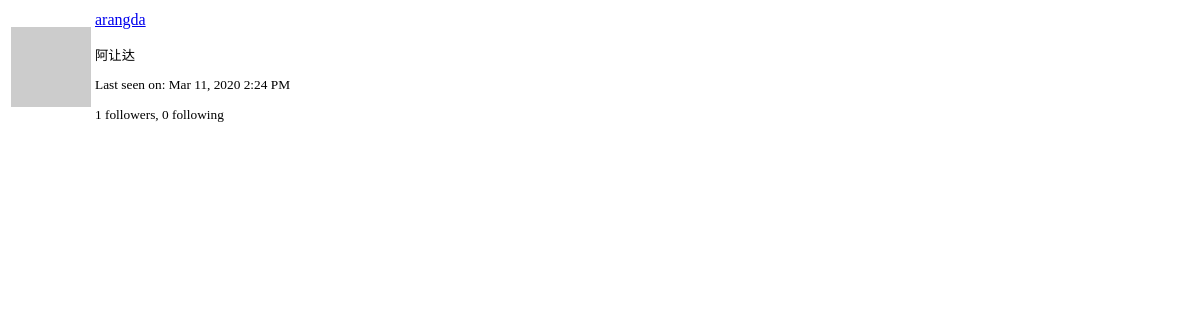
Before: /user/arangda/popup (signed in) with the older database file.
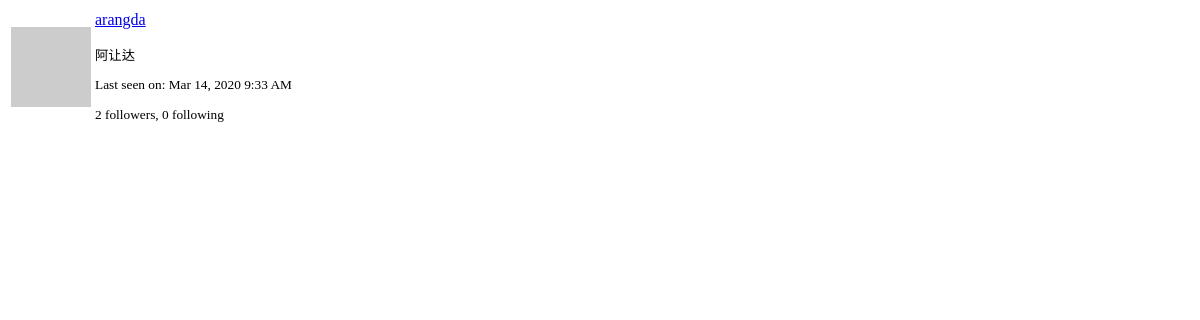
After: the same page with the newer database file.
### app/models.py (models this page shows, shortened)
class User(UserMixin,db.Model):
    id = db.Column(db.Integer,primary_key=True)
    username = db.Column(db.String(64),index=True,unique=True)
    email = db.Column(db.String(120),index=True,unique=True)
    password_hash = db.Column(db.String(128))
    about_me = db.Column(db.String(140))
    last_seen = db.Column(db.DateTime,default=datetime.utcnow)
    posts = db.relationship('Post',backref='author',lazy='dynamic')
    messages_sent = db.relationship('Message',
                                    foreign_keys='Message.sender_id',
                                    backref='author', lazy='dynamic')
    messages_received = db.relationship('Message',
                                        foreign_keys='Message.recipient_id',
                                        backref='recipient', lazy='dynamic')
    last_message_read_time = db.Column(db.DateTime)
    notifications = db.relationship('Notification',backref='user',lazy='dynamic')
    followed = db.relationship(
        'User',secondary=followers,
        primaryjoin=(followers.c.follower_id == id),
        secondaryjoin=(followers.c.followed_id == id),
        backref=db.backref('followers',lazy='dynamic'),lazy='dynamic'
    )
    def avatar(self,size):
        digest = md5(self.email.lower().encode('utf-8')).hexdigest()
        return 'https://www.gravatar.com/avatar/{}?d=identicon&s={}'.format(digest,size)

### app/main/routes.py (the view)
@bp.route('/user/<username>/popup')
@login_required
def user_popup(username):
    user = User.query.filter_by(username=username).first_or_404()
    return render_template('user_popup.html',user=user)

### app/main/routes.py (called while the page is built)
@bp.before_app_request
def before_request():
    g.locale = str(get_locale())
    if current_user.is_authenticated:
        current_user.last_seen = datetime.utcnow()
        db.session.commit()

### app/models.py (called while the page is built)
@login.user_loader
def load_user(id):
    return User.query.get(int(id))

### app/templates/user_popup.html (shortened to what this page needs)
<table class="table">
    <tr>
        <td width="64" style="border: 0px;"><img src="{{ user.avatar(64) }}"></td>
        <td style="border: 0px;">
            <p>
                <a href="{{ url_for('main.user', username=user.username) }}">
                    {{ user.username }}
                </a>
            </p>
            <small>
                {% if user.about_me %}<p>{{ user.about_me }}</p>{% endif %}
                {% if user.last_seen %}
                <p>{{ _('Last seen on') }}:
                   {{ moment(user.last_seen).format('lll') }}</p>
                {% endif %}
                <p>{{ _('%(count)d followers', count=user.followers.count()) }},
                   {{ _('%(count)d following', count=user.followed.count()) }}</p>
            </small>
        </td>
    </tr>
</table>

Changed rows visible on the page:
changed User "arangda": last_seen "Mar 11, 2020 2:24 PM" → "Mar 14, 2020 9:33 AM"
Other visible differences:
text no longer shown: "1 followers"
text now shown: "2 followers"
